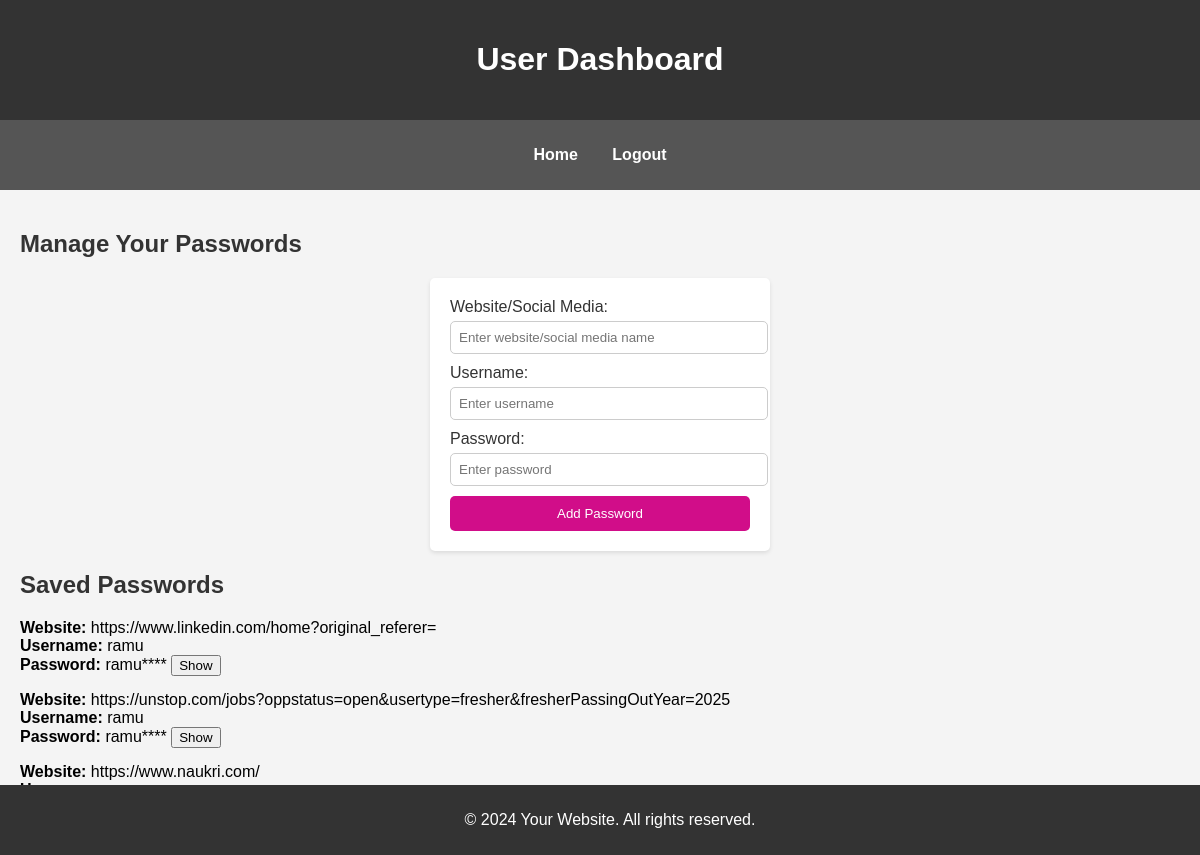
The page /dashboard/ (signed in) on the database its author committed.
### saverapp/models.py (models this page shows, shortened)
class PasswordEntry(models.Model):
    user = models.ForeignKey(User, on_delete=models.CASCADE)
    website = models.CharField(max_length=255)
    username = models.CharField(max_length=255)
    password = models.CharField(max_length=255)

### saverapp/views.py (the view)
# urls.py: path('dashboard/', views.dashboard, name='dashboard'),
def dashboard(request):
    if request.user.is_authenticated:
        saved_passwords = PasswordEntry.objects.filter(user=request.user)
    else:
        saved_passwords = []
    return render(request, 'dashboard.html', {'saved_passwords': saved_passwords})

### templates/dashboard.html (shortened to what this page needs)
{% load static %}
<!DOCTYPE html>
<html lang="en">
<head>
    <link rel="stylesheet" href="{% static 'css/dashboard.css' %}">
</head>
<body>
    <header>
        <h1>User Dashboard</h1>
    </header>
    <nav>
        <ul>
            <li><a href="{% url 'home' %}">Home</a></li>
            <li><a href="{% url 'logout' %}">Logout</a></li>
        </ul>
    </nav>
    <main>
        <section>
            <h2>Manage Your Passwords</h2>
            <form method="POST" action="{% url 'add_password' %}">
                <label for="website">Website/Social Media:</label>
                <input type="text" id="website" name="website" required placeholder="Enter website/social media name">
                <label for="username">Username:</label>
                <input type="text" id="username" name="username" required placeholder="Enter username">
                <label for="password">Password:</label>
                <input type="password" id="password" name="password" required placeholder="Enter password">
                <button type="submit">Add Password</button>
            </form>
            <div id="password-list" class="password-list">
                <h2>Saved Passwords</h2>
                {% for entry in saved_passwords %}
                    <div class="password-item">
                        <strong>Website:</strong> {{ entry.website }}<br>
                        <strong>Username:</strong> {{ entry.username }}<br>
                        <strong>Password:</strong>
                        <span class="masked-password">{{ entry.password|slice:":4" }}****</span>
                        <button onclick="togglePassword(this, '{{ entry.password }}')">Show</button>
                    </div>
                {% empty %}
                    <p>No saved passwords found.</p>
                {% endfor %}
            </div>
        </section>
    </main>
    <footer>
        <p>&copy; 2024 Your Website. All rights reserved.</p>
    </footer>
</body>
</html>

### static/css/dashboard.css (style rules this page uses)
body { font-family: Arial, sans-serif; margin: 0; padding: 0; background-color: #f4f4f4; }
header { background-color: #333; color: white; padding: 20px; text-align: center; }
nav { background-color: #555; padding: 10px 0; }
nav ul { list-style-type: none; padding: 0; text-align: center; }
nav ul li { display: inline; margin: 0 15px; }
nav ul li a { color: white; text-decoration: none; font-weight: bold; }
main { padding: 20px; }
h2 { color: #333; }
form { background-color: white; padding: 20px; border-radius: 5px; box-shadow: 0 2px 4px rgba(0, 0, 0, 0.1); width: 300px; margin: 0 auto; }
form label { display: block; margin-bottom: 5px; color: #333; }
form input { width: 100%; padding: 8px; margin-bottom: 10px; border: 1px solid #ccc; border-radius: 5px; }
form button { width: 100%; padding: 10px; background-color: #d10d89; color: white; border: none; border-radius: 5px; cursor: pointer; }
footer { text-align: center; background-color: #333; color: white; padding: 10px; position: fixed; width: 100%; bottom: 0; }

### templates/dashboard.html (style rules this page uses)
.password-item { margin-bottom: 15px; }

### rows shown on the page
PasswordEntry: website "https://www.linkedin.com/home?original_referer=", username "ramu", password "ramu"
PasswordEntry: website "https://unstop.com/jobs?oppstatus=open&usertype=fresher&fresherPassingOutYear=2025", username "ramu", password "ramu"
PasswordEntry: website "https://www.naukri.com/"
